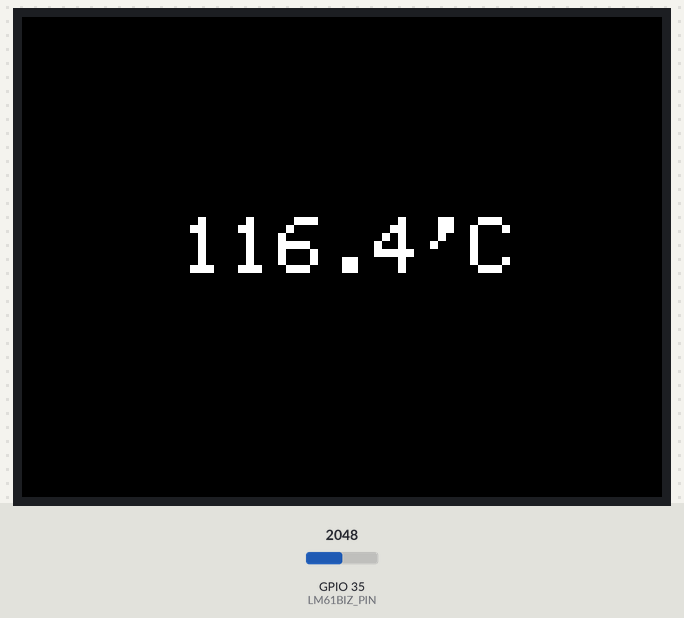
Recording of a sketch running on a simulated ESP32. Shown: 320×240 colour display. The test bench sets the inputs (shaded band); at power-on: GPIO 35 (LM61BIZ_PIN) = 2048.

Above: at 1.3 s.
1.4 s: GPIO 35 (LM61BIZ_PIN) set to 2866
At 2.6 s:
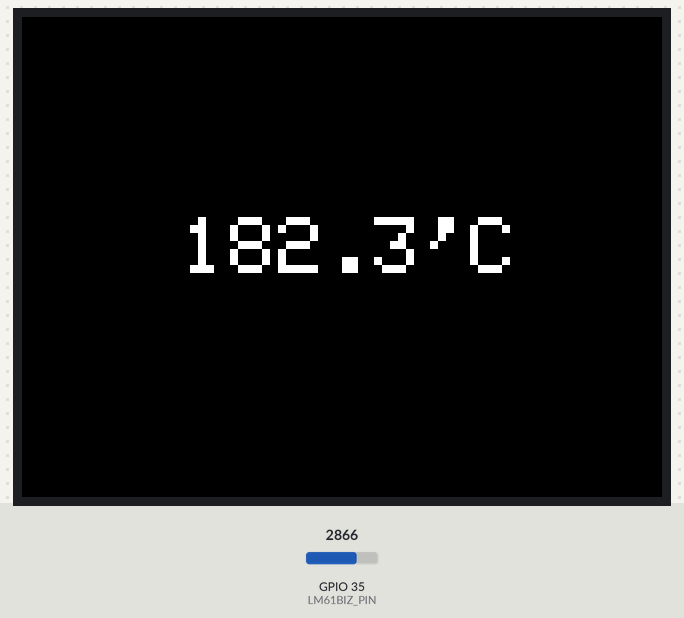
3.6 s: GPIO 35 (LM61BIZ_PIN) set to 3603
At 4.6 s:
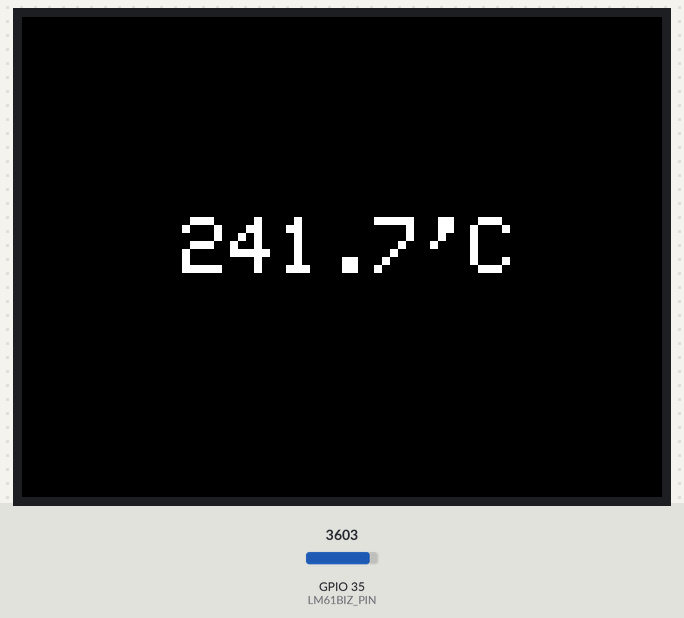
5.6 s: GPIO 35 (LM61BIZ_PIN) set to 4095
At 6.7 s:
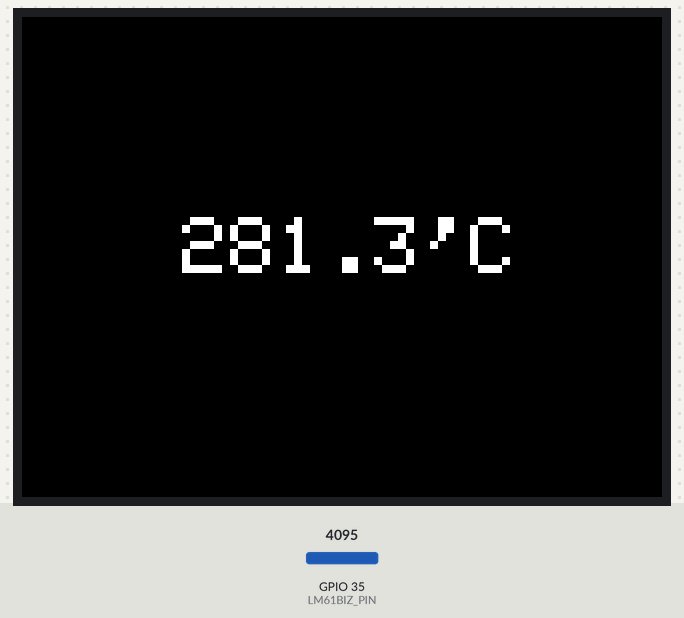
Timing chart, 0 to 8.6 s (numbered marks = the images above; inputs shaded):
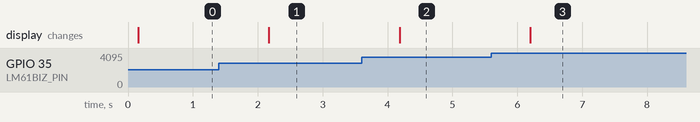

Measured:
- after the input at 1.4 s, the display: changes after 0.77 s (image 1)
- after the input at 3.6 s, the display: changes after 0.58 s (image 2)
- after the input at 5.6 s, the display: changes after 0.60 s (image 3)

The sketch:

lm61biz.ino
```cpp
#include <M5Stack.h>

#define LM61BIZ_PIN 35

void setup() {
  M5.begin();
  pinMode(LM61BIZ_PIN, INPUT);

  M5.Lcd.setTextSize(4);
}

void loop() {
  int e = analogRead(LM61BIZ_PIN);

  float Vout = e / 4095.0 * 3.3 + 0.1132;
  float temp = (Vout - 0.6) / 0.01;
  M5.Lcd.setCursor(80, 100);
  M5.Lcd.print(temp, 1);
  M5.Lcd.print("'C");
  delay(1000);
}
```
